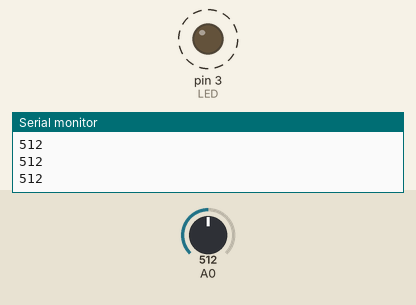
Recording of a sketch running on a simulated Arduino Uno, built with avr-gcc and run on an emulated ATmega328P. Shown: output pins drawn as LEDs (lit = HIGH), the last lines printed to the serial monitor. Dashed ring = blinking. Inputs (shaded band) come from the test bench; at power-on: A0 = 512.

Above: at 0.9 s.
1.3 s: A0 set to 493
At 2.3 s:
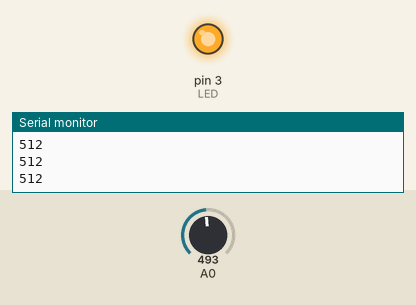
2.9 s: A0 set to 511
At 3.4 s:
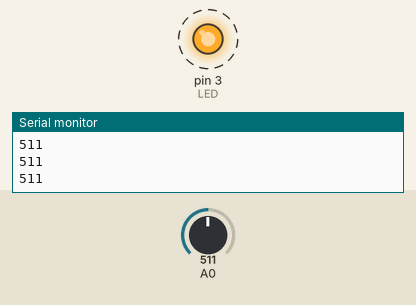
5.9 s: A0 set to 306
At 7.0 s:
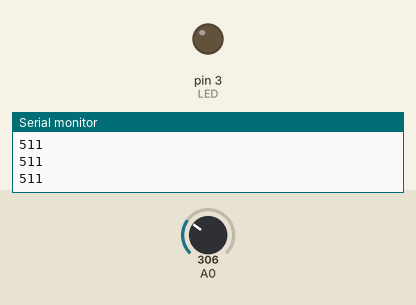
7.4 s: A0 set to 716
At 7.7 s:
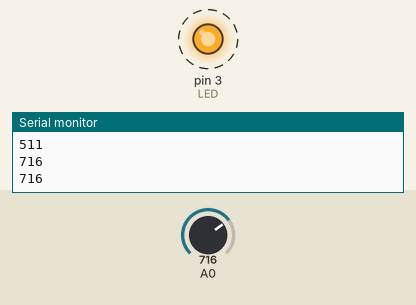
Timing chart, 0 to 11.4 s (numbered marks = the images above; inputs shaded):
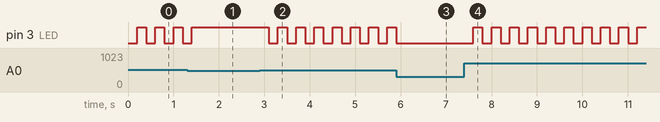

The sketch:

audio_in.ino
```cpp
int sensitivity = 500;
int analogValue;           // This is where we'll store our audio to digital value.  More sound = higher number
#define LED 3             // Set up the LED indicator
boolean toggle = false;   // setup a boolean function called toggle which will help us to choose which mode we're in
void setup()
{
  pinMode(LED,OUTPUT);    // Pin#2 should be conencted to an LED through a 300-600 ohm resistor
  Serial.begin(9600);     // This is optional - It just helps you to calibrate sensitivity after the fact
}

void loop()
{
  if (toggle == false)   // When you power up your arduino, boolean "toggle" is set to false, so the following section of code will                          //commence.  The "ELSE" is ignored for now.
    {
      digitalWrite(LED,LOW);        // Turn the LED off
      analogValue = analogRead(0);  // Take an analog reading from A0 line.  No sounds should be offer a returned value of "0"
      if (analogValue > sensitivity)          // If higher than 8 is returned, then change state of boolean "toggle" to true, display analogValue to                                     // serial monitor and wait 200ms.
      // The higher the value in the above "if" statement, the less sensitive your clapper will be.  Use the serial monitor to calibrate to       // your wanted sensitivity =D
      {
        toggle = true;
        Serial.println(analogValue);
        delay(200);
      }
    }
    else                            // If boolean "toggle" has beenchanged to true, then the above section of code will be ignored, and the                                     // code below will commence.
    {
      digitalWrite(LED,HIGH);       // Turn the LED on
      analogValue = analogRead(0);  // Take an analog reading from A0 line.  No sounds should be offer a returned value of "0"
      if (analogValue > sensitivity )          // If higher than 8 is returned, then change state of boolean "toggle" back to false, print analogValue                                     // to serial monitor and wait 200ms.
      // The higher the value in the above "if" statement, the less sensitive your clapper will be.  Use the serial monitor to calibrate to       // your wanted sensitivity =D
      {
        toggle = false;
        Serial.println(analogValue);
        delay(200);
      }
    }
}
```

Measured:
- the behaviour switches between 501 and 500 on A0 (found by bisection; images 0 and 1)
- after the input at 1.3 s, pin 3 (LED): goes on until 1.4 s, then stays HIGH
- after the input at 2.9 s, pin 3 (LED): alternates HIGH for 0.20 s and LOW for 0.20 s, starting after 0.20 s
- after the input at 5.9 s, pin 3 (LED): goes on until 5.9 s, then stays LOW
- after the input at 7.4 s, pin 3 (LED): alternates HIGH for 0.20 s and LOW for 0.20 s, starting after 0.20 s
- by itself, pin 3 (LED): alternates HIGH for 0.20 s and LOW for 0.20 s
